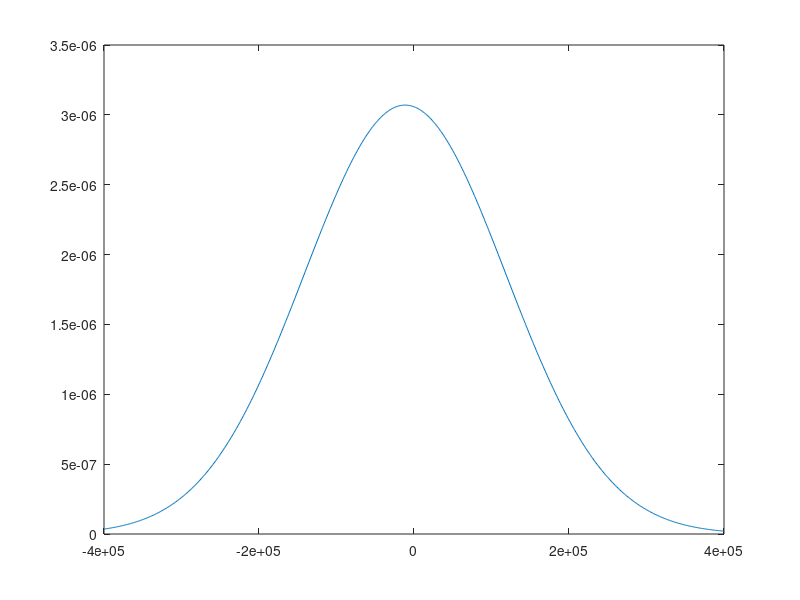

Source code (MATLAB):
montos=[17189138.62,17189138.62,-16314423.43];
rendprom=[-0.00067;0.00000;0.00000];
matv=[5.73399E-05,-5.54807E-08,4.83799E-08;-5.54807E-08,3.35735E-09,4.17754E-09;4.83799E-08,4.17754E-09,2.44506E-08];
EDeltaP=montos*rendprom
VarDeltaP=montos*matv*montos'
sqrt(VarDeltaP)
x=[-400000:1000:400000];
plot(x,normpdf(x,EDeltaP,sqrt(VarDeltaP)))